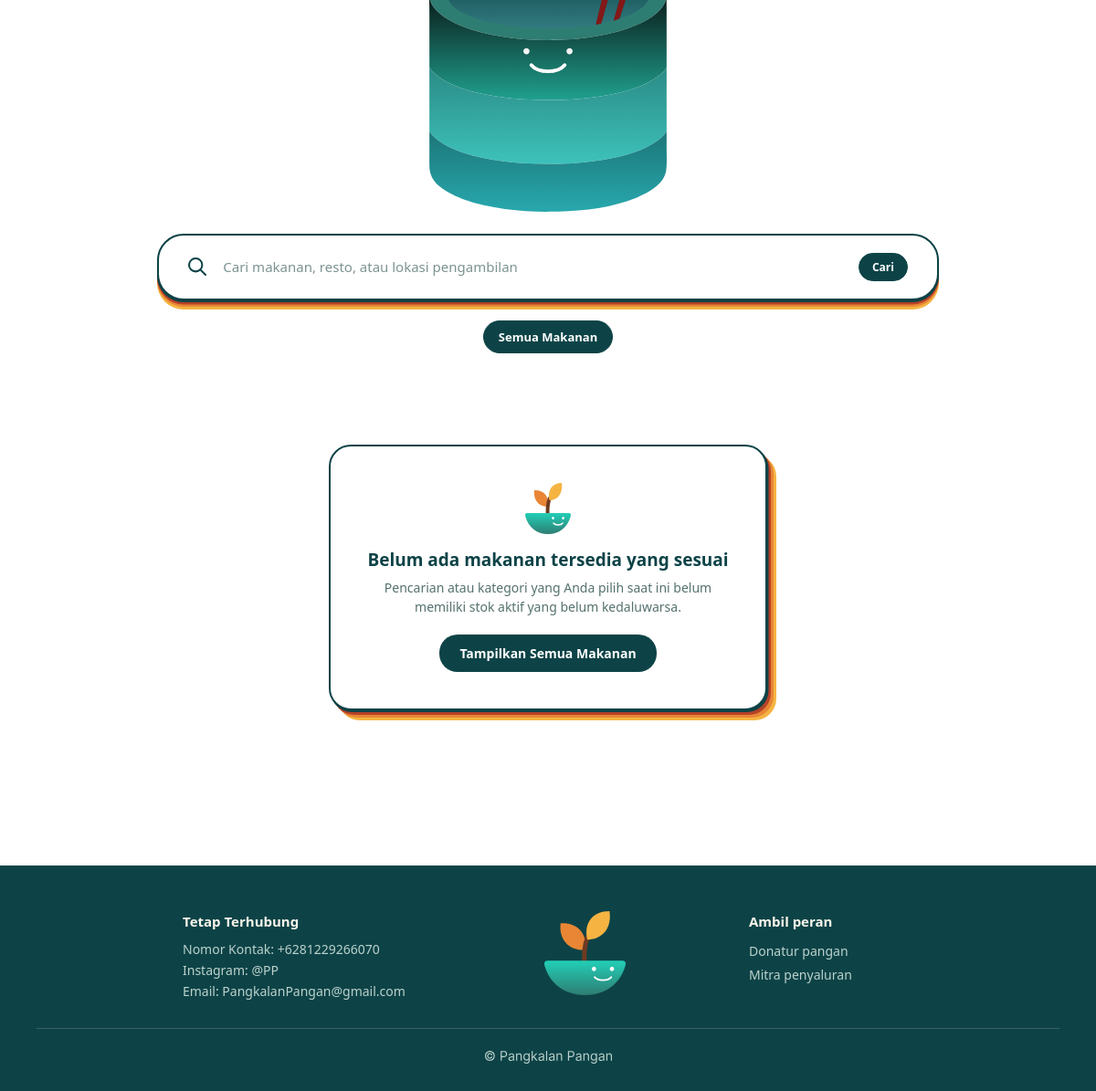
Before: / (lower part) with the older database file.
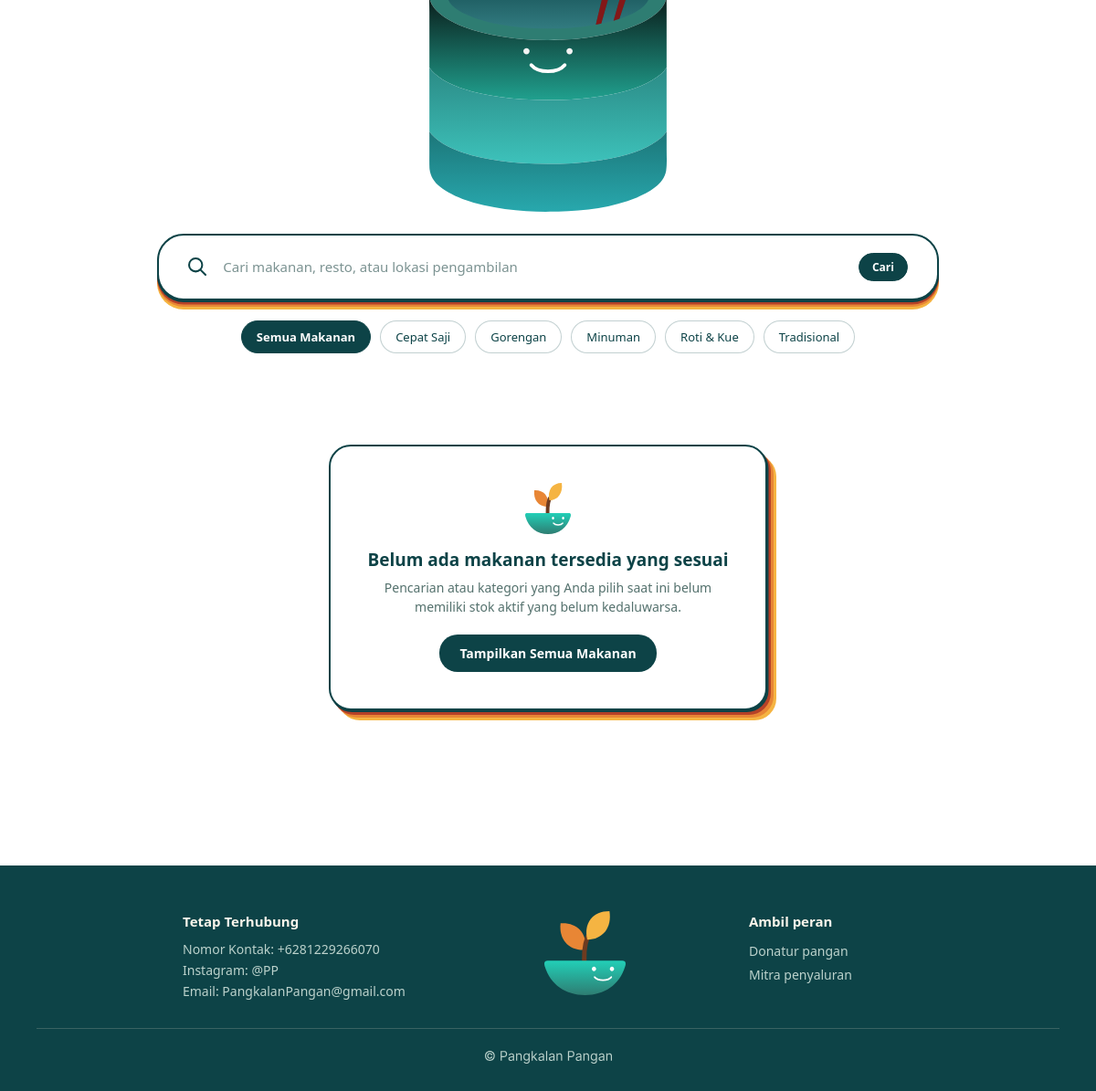
After: the same page with the newer database file.
### tables this page shows
CREATE TABLE kategori (
  id INT AUTO_INCREMENT PRIMARY KEY,
  nama_kategori VARCHAR(100) NOT NULL UNIQUE,
  deskripsi TEXT NULL,
  dibuat_pada DATETIME NOT NULL DEFAULT CURRENT_TIMESTAMP
);

### index.php (called while the page is built)
<?php
require_once 'katalog.php';
?>

### includes/functions.php (called while the page is built, shortened)
<?php
function escapeHtml($teks) {
    return htmlspecialchars((string) $teks, ENT_QUOTES, 'UTF-8');
}
?>

### includes/crud1_helpers.php (called while the page is built, shortened)
<?php
function crud1AmbilDaftarKategori($conn) {
    $daftar = array();
    $sql = "SELECT id, nama_kategori, deskripsi, dibuat_pada FROM kategori ORDER BY nama_kategori ASC";
    $stmt = mysqli_prepare($conn, $sql);
    mysqli_stmt_execute($stmt);
    $res = mysqli_stmt_get_result($stmt);
    while ($row = mysqli_fetch_assoc($res)) {
        $daftar[] = $row;
    }
    return $daftar;
}
?>

### katalog.php (the view, shortened to what this page needs)
<?php
require_once 'config/database.php';
require_once 'includes/functions.php';
require_once 'includes/crud1_helpers.php';
$kata_kunci = isset($_GET['q']) ? bersihkanInput($_GET['q']) : '';
$kategori_id = isset($_GET['kategori_id']) ? (int) $_GET['kategori_id'] : 0;
$daftar_kategori = crud1AmbilDaftarKategori($conn);
$kelompok_produsen = array();
$extra_css = array('components.css?v=6', 'catalog.css?v=6');
require_once 'includes/header.php';
?>
        <div class="catalog-section" id="katalog">
            <div class="catalog-mascot-block">
                <img src="assets/images/database_mascot.svg" alt="Maskot Database Pangkalan Pangan" class="database-mascot-img" />
            </div>
            <div class="catalog-search-wrap">
                <form action="katalog.php#katalog" method="get" class="catalog-search-form">
                    <div style="display: flex; align-items: center; width: 100%;">
                        <img src="assets/images/icon_search.svg" alt="Ikon Cari" class="search-icon-img" />
                        <input type="text" id="inputSearch" name="q" class="catalog-search-input" value="<?php echo escapeHtml($kata_kunci); ?>" />
                        <button type="submit" class="btn btn-sm btn-primary" style="margin-left: 12px; border-radius: 18px;">Cari</button>
                    </div>
                </form>
            </div>
            <div class="category-filter-wrap">
                <ul class="category-filter-list">
                    <?php
                    $url_semua = 'katalog.php' . ($kata_kunci !== '' ? ('?q=' . urlencode($kata_kunci)) : '') . '#katalog';
                    ?>
                    <li><a href="<?php echo escapeHtml($url_semua); ?>" class="category-pill<?php echo ($kategori_id === 0) ? ' active' : ''; ?>">Semua Makanan</a></li>
                    <?php foreach ($daftar_kategori as $kat): ?>
                        <?php
                        $kid = (int) $kat['id'];
                        $query_kat = '?kategori_id=' . $kid . ($kata_kunci !== '' ? ('&q=' . urlencode($kata_kunci)) : '');
                        $url_kat = 'katalog.php' . $query_kat . '#katalog';
                        ?>
                        <li>
                            <a href="<?php echo escapeHtml($url_kat); ?>" class="category-pill<?php echo ($kategori_id === $kid) ? ' active' : ''; ?>">
                                <?php echo escapeHtml($kat['nama_kategori']); ?>
                            </a>
                        </li>
                    <?php endforeach; ?>
                </ul>
            </div>
            <div class="merchant-cards-grid">
                <?php if (empty($kelompok_produsen)): ?>
                    <div class="catalog-empty-state" id="catalogEmptyState">
                        <div class="empty-state-card">
                            <img src="assets/images/logo_sprout.svg" alt="Pangkalan Pangan" class="empty-state-icon" />
                            <h3 class="empty-state-title">Belum ada makanan tersedia yang sesuai</h3>
                            <p class="empty-state-desc">Pencarian atau kategori yang Anda pilih saat ini belum memiliki stok aktif yang belum kedaluwarsa.</p>
                            <a href="katalog.php#katalog" class="btn-reset-filter" id="btnResetFilter">Tampilkan Semua Makanan</a>
                        </div>
                    </div>
                <?php endif; ?>
            </div>
        </div>
<?php
require_once 'includes/footer.php';
?>

### includes/header.php (shortened to what this page needs)
<?php
if (!isset($base_url)) {
    $base_url = '';
}
?>
<!DOCTYPE html PUBLIC "-//W3C//DTD XHTML 1.0 Strict//EN"
  "http://www.w3.org/TR/xhtml1/DTD/xhtml1-strict.dtd">
<html xmlns="http://www.w3.org/1999/xhtml" xml:lang="id" lang="id">
<head>
    <link rel="stylesheet" type="text/css" href="<?php echo htmlspecialchars($base_url, ENT_QUOTES, 'UTF-8'); ?>assets/css/style.css?v=6" />
<?php if (isset($extra_css) && is_array($extra_css)): ?>
<?php foreach ($extra_css as $css_file): ?>
    <link rel="stylesheet" type="text/css" href="<?php echo htmlspecialchars($base_url, ENT_QUOTES, 'UTF-8'); ?>assets/css/<?php echo htmlspecialchars($css_file, ENT_QUOTES, 'UTF-8'); ?>" />
<?php endforeach; ?>
<?php endif; ?>
</head>
<body<?php echo isset($body_attrs) ? ' ' . $body_attrs : ''; ?>>
<div class="<?php echo isset($page_wrapper_class) ? htmlspecialchars($page_wrapper_class, ENT_QUOTES, 'UTF-8') : 'page-wrapper'; ?>">

### includes/footer.php (shortened to what this page needs)
    <div class="site-footer" id="about">
        <div class="footer-inner">
            <div class="footer-top-columns">
                <div class="footer-col-left" id="help">
                    <div class="footer-heading">Tetap Terhubung</div>
                    <div class="footer-contact-p">Nomor Kontak: +6281229266070</div>
                    <div class="footer-contact-p">Instagram: @PP</div>
                    <div class="footer-contact-p">Email: PangkalanPangan@gmail.com</div>
                </div>
                <div class="footer-col-center">
                    <img src="<?php echo htmlspecialchars($base_url, ENT_QUOTES, 'UTF-8'); ?>assets/images/footer_logo_sprout.svg" alt="Logo Pangkalan Pangan Footer" class="footer-center-logo" />
                </div>
                <div class="footer-col-right">
                    <div class="footer-heading">Ambil peran</div>
                    <ul class="footer-link-list">
                        <li><a href="<?php echo htmlspecialchars($base_url, ENT_QUOTES, 'UTF-8'); ?>register.php?role=donor">Donatur pangan</a></li>
                        <li><a href="<?php echo htmlspecialchars($base_url, ENT_QUOTES, 'UTF-8'); ?>register.php?role=donor">Mitra penyaluran</a></li>
                    </ul>
                </div>
            </div>
            <hr class="footer-divider-line" />
            <div class="footer-bottom-copy">
                <img src="<?php echo htmlspecialchars($base_url, ENT_QUOTES, 'UTF-8'); ?>assets/images/footer_copyright.svg" alt="Hak Cipta Pangkalan Pangan" class="footer-copy-img" />
            </div>
        </div>
    </div>
</div>
</body>
</html>

### assets/css/style.css (style rules this page uses)
* { box-sizing: border-box; margin: 0; padding: 0; }
html { width: 100%; min-height: 100%; overflow-x: hidden; overflow-y: scroll; -webkit-text-size-adjust: 100%; scroll-behavior: smooth; }
body { font-family: 'Segoe UI', -apple-system, BlinkMacSystemFont, Roboto, Helvetica, Arial, sans-serif; background-color: #ffffff; color: #1a202c; line-height: 1.5; -webkit-font-smoothing: antialiased; -moz-osx-font-smoothing: grayscale; width: 100%; min-height: 100%; position: relative; overflow: visible; }
.page-wrapper { width: 100%; margin: 0 auto; background-color: #ffffff; }
.site-footer { width: 100%; background-color: #0d4347; color: #bcd2cc; padding: 50px 0 30px 0; position: relative; box-sizing: border-box; }
.footer-inner { width: 1329px; max-width: 100%; margin: 0 auto; padding: 0 40px; box-sizing: border-box; }
.footer-top-columns { display: flex; justify-content: space-between; align-items: flex-start; padding: 0 160px; margin-bottom: 28px; }
.footer-col-left { width: 280px; text-align: left; }
.footer-col-center { display: flex; justify-content: center; align-items: center; width: 120px; }
.footer-center-logo { width: 89px; height: 92px; display: block; }
.footer-col-right { width: 200px; text-align: left; padding-left: 20px; }
.footer-heading { font-size: 15px; font-weight: 600; color: #faf5eb; margin-bottom: 8px; }
.footer-contact-p { font-size: 14px; line-height: 1.5; color: #bcd2cc; margin-bottom: 2px; }
.footer-link-list { list-style: none; margin: 0; padding: 0; }
.footer-link-list li { margin-bottom: 2px; }
.footer-link-list a { font-size: 14px; line-height: 1.5; color: #bcd2cc; text-decoration: none; transition: color 0.2s ease; }
.footer-divider-line { width: 100%; max-width: 1280px; height: 1px; background-color: #3a6362; border: none; margin: 24px auto 20px auto; }
.footer-bottom-copy { display: flex; justify-content: center; align-items: center; padding-top: 4px; }
.footer-copy-img { width: 139px; height: 14px; display: block; }

### assets/css/components.css (style rules this page uses)
.btn { display: inline-block; padding: 10px 20px; font-family: inherit; font-size: 14px; font-weight: 600; text-align: center; text-decoration: none; border-radius: 8px; cursor: pointer; border: 1px solid transparent; box-sizing: border-box; transition: all 0.2s ease; }
.btn-sm { padding: 6px 14px; font-size: 12px; border-radius: 6px; }
.btn-primary { background-color: #0d4347; color: #ffffff; border-color: #0d4347; }

Changed rows visible on the page:
added kategori: nama_kategori "Cepat Saji"
added kategori: nama_kategori "Gorengan"
added kategori: nama_kategori "Minuman"
added kategori: nama_kategori "Roti & Kue"
added kategori: nama_kategori "Tradisional"
